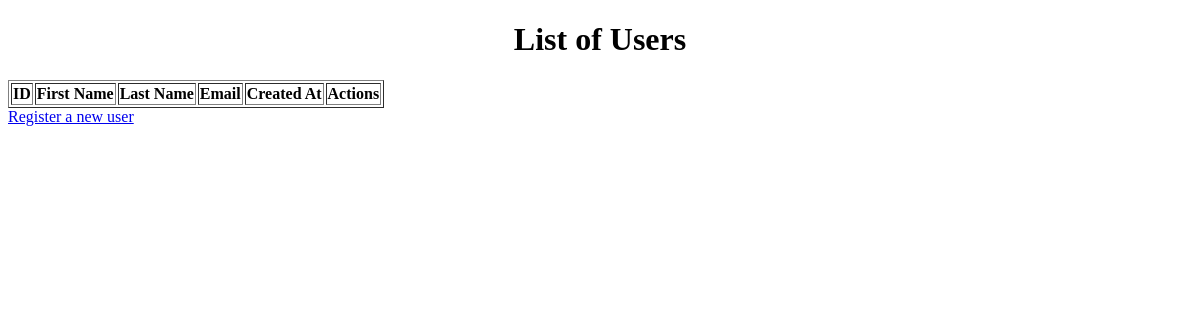
/users, run on an earlier commit of the app's database.
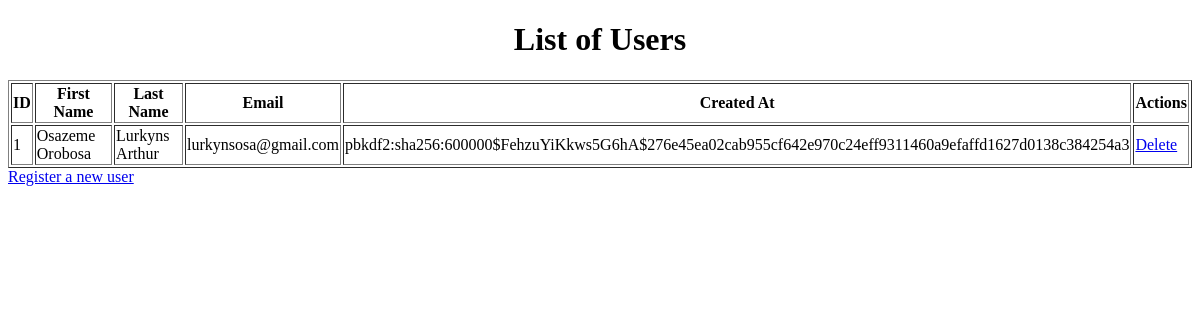
And on a later commit of the database.
### tables this page shows
CREATE TABLE users (
            id INTEGER PRIMARY KEY AUTOINCREMENT,
            first_name TEXT,
            last_name TEXT,
            email TEXT,
            username TEXT UNIQUE,
            password TEXT NOT NULL,
            created_at TIMESTAMP DEFAULT CURRENT_TIMESTAMP
        );

### app.py (the view)
@app.route('/users')
def view_users():
    try:
        conn = sqlite3.connect('database.db')
        cursor = conn.cursor()
        cursor.execute("SELECT * FROM users")
        users = cursor.fetchall()
        conn.close()
    except sqlite3.Error as e:
        return f"An error occurred: {e}"
    return render_template('view_users.html', users=users)

### templates/view_users.html (shortened to what this page needs)
<!DOCTYPE html>
<html lang="en">
<head>
    <link rel="stylesheet" href="{{ url_for('static', filename='style.css') }}">
</head>
<body>
    <header>
        <h1>List of Users</h1>
    </header>
    <div class="user-list">
        <table border="1">
            <tr>
                <th>ID</th>
                <th>First Name</th>
                <th>Last Name</th>
                <th>Email</th>
                <th>Created At</th>
                <th>Actions</th>
            </tr>
            {% for user in users %}
            <tr>
                <td>{{ user[0] }}</td>
                <td>{{ user[1] }}</td>
                <td>{{ user[2] }}</td>
                <td>{{ user[3] }}</td>
                <td>{{ user[5] }}</td>
                <td><a href="/delete_user/{{ user[0] }}">Delete</a></td>
            </tr>
            {% endfor %}
        </table>
    </div>
    <a href="/signup">Register a new user</a>
</body>
</html>

### static/style.css (style rules this page uses)
h1 { font-weight: bold; text-align: center; }

What changed in the data, as far as the page shows it:
added users: id "1", first_name "Osazeme Orobosa", last_name "Lurkyns Arthur", email "lurkynsosa@gmail.com", password "pbkdf2:sha256:600000$FehzuYiKkws5G6hA$276e45ea02cab955cf642e970c24eff9311460a9efaffd1627d0138c384254a3"
